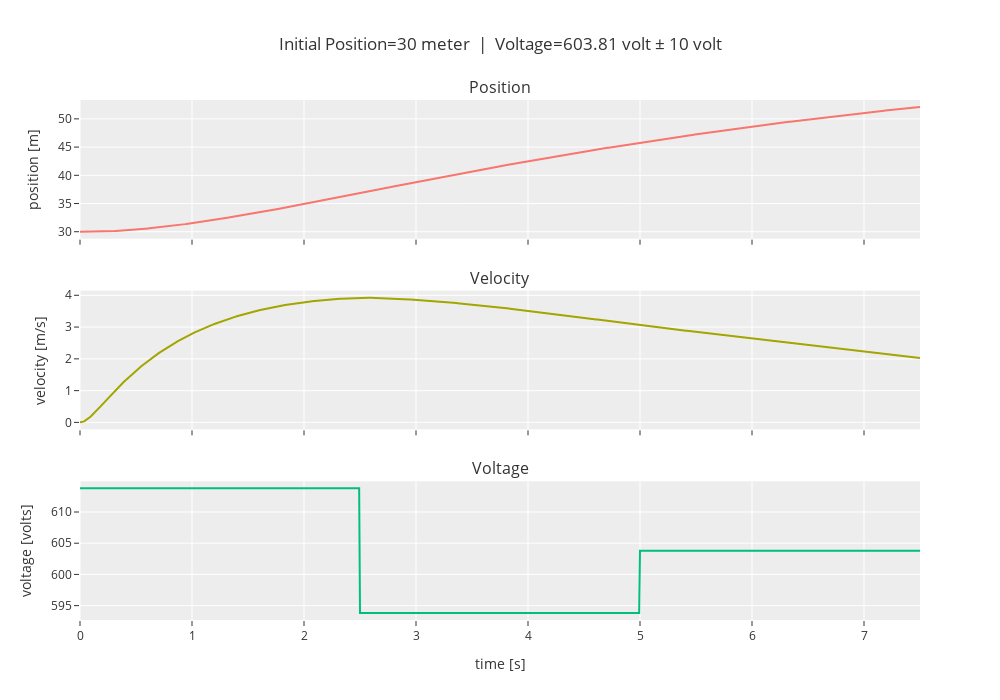

Source (notebook cell):
### Markdown cell above
### $x = 30$

### Code cell
nonlinear_analysis(30, doublet_magnitude=10)

### Figure 1 — Plotly figure (JSON) as saved in the notebook; plotly's stock layout.template omitted (floating-point values rounded to 4 significant figures; data arrays with more than 128 entries replaced by an {"elided": "..."} marker saying what was removed)
{"data": [{"type": "scatter", "x": {"elided": "752 float values"}, "xaxis": "x", "y": {"elided": "752 float values"}, "yaxis": "y"}, {"type": "scatter", "x": {"elided": "752 float values"}, "xaxis": "x2", "y": {"elided": "752 float values"}, "yaxis": "y2"}, {"type": "scatter", "x": {"elided": "1000 float values"}, "xaxis": "x3", "y": {"elided": "1000 float values"}, "yaxis": "y3"}], "layout": {"annotations": [{"font": {"size": 16}, "showarrow": false, "text": "Position", "x": 0.5, "xanchor": "center", "xref": "paper", "y": 1, "yanchor": "bottom", "yref": "paper"}, {"font": {"size": 16}, "showarrow": false, "text": "Velocity", "x": 0.5, "xanchor": "center", "xref": "paper", "y": 0.6333, "yanchor": "bottom", "yref": "paper"}, {"font": {"size": 16}, "showarrow": false, "text": "Voltage", "x": 0.5, "xanchor": "center", "xref": "paper", "y": 0.2667, "yanchor": "bottom", "yref": "paper"}], "height": 700, "showlegend": false, "title": {"text": "Initial Position=30 meter  |  Voltage=603.81 volt ± 10 volt"}, "width": 1000, "xaxis": {"anchor": "y", "autorange": true, "domain": [0, 1], "matches": "x3", "range": [0, 7.5], "showticklabels": false, "type": "linear"}, "xaxis2": {"anchor": "y2", "autorange": true, "domain": [0, 1], "matches": "x3", "range": [0, 7.5], "showticklabels": false, "type": "linear"}, "xaxis3": {"anchor": "y3", "autorange": true, "domain": [0, 1], "range": [0, 7.5], "title": {"text": "time [s]"}, "type": "linear"}, "yaxis": {"anchor": "x", "autorange": true, "domain": [0.7333, 1], "range": [28.77, 53.34], "title": {"text": "position [m]"}, "type": "linear"}, "yaxis2": {"anchor": "x2", "autorange": true, "domain": [0.3667, 0.6333], "range": [-0.2182, 4.146], "title": {"text": "velocity [m/s]"}, "type": "linear"}, "yaxis3": {"anchor": "x3", "autorange": true, "domain": [0, 0.2667], "range": [592.7, 614.9], "title": {"text": "voltage [volts]"}, "type": "linear"}}}
